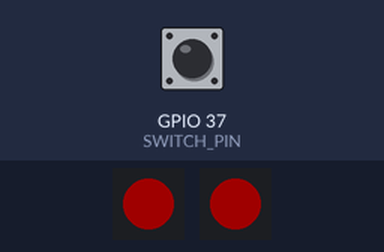
The sketch below on a simulated ESP32-S3. Parts: 2 × 1 RGB LEDs in strip order, left to right. The inputs (shaded band) are chosen by the test bench; at power-on: GPIO 37 (SWITCH_PIN) HIGH. Dim RGB values are drawn brighter than linear.

Above: at 0.11 s.
At 0.55 s:
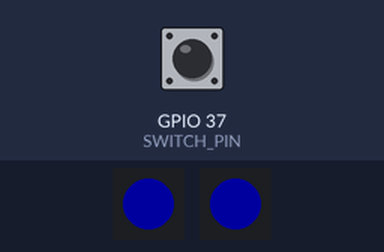
At 0.9 s:
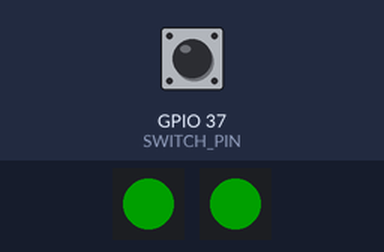
Timing chart, 0 to 2.4 s (numbered marks = the images above):
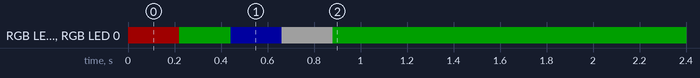

The sketch:

InfiniteTap_HardwareTest.ino
```cpp
#include <Adafruit_NeoPixel.h>

// -----------------------------------------------------------------------------
// InfiniteTap hardware input test
// - Target board: ESP32-S3
// - External switch input: GPIO 37
// - Onboard RGB LED candidates: GPIO 48 / GPIO 38
// - Boot identify: red -> green -> blue -> white
// - Released: green
// - Pressed to GND: red
// -----------------------------------------------------------------------------

static const uint8_t SWITCH_PIN = 37;
static const uint8_t NUM_LEDS = 1;
static const uint8_t LED_BRIGHTNESS = 32;
static const unsigned long DEBOUNCE_MS = 20;
static const unsigned long BOOT_STEP_MS = 220;

Adafruit_NeoPixel strip48(NUM_LEDS, 48, NEO_GRB + NEO_KHZ800);
Adafruit_NeoPixel strip38(NUM_LEDS, 38, NEO_GRB + NEO_KHZ800);

bool rawSwitchState = HIGH;
bool stableSwitchState = HIGH;
unsigned long switchDebounceStart = 0;
unsigned long bootStartedAt = 0;

void setColor(uint8_t r, uint8_t g, uint8_t b) {
  static uint8_t lastR = 255;
  static uint8_t lastG = 255;
  static uint8_t lastB = 255;

  if (r == lastR && g == lastG && b == lastB) {
    return;
  }

  lastR = r;
  lastG = g;
  lastB = b;
  uint32_t color48 = strip48.Color(r, g, b);
  uint32_t color38 = strip38.Color(r, g, b);
  strip48.setPixelColor(0, color48);
  strip38.setPixelColor(0, color38);
  strip48.show();
  strip38.show();
}

void updateLedFromState(unsigned long now) {
  unsigned long bootElapsed = now - bootStartedAt;

  if (bootElapsed < BOOT_STEP_MS) {
    setColor(255, 0, 0);
    return;
  }

  if (bootElapsed < (BOOT_STEP_MS * 2)) {
    setColor(0, 255, 0);
    return;
  }

  if (bootElapsed < (BOOT_STEP_MS * 3)) {
    setColor(0, 0, 255);
    return;
  }

  if (bootElapsed < (BOOT_STEP_MS * 4)) {
    setColor(255, 255, 255);
    return;
  }

  if (stableSwitchState == LOW) {
    setColor(255, 0, 0);
  } else {
    setColor(0, 255, 0);
  }
}

void setup() {
  strip48.begin();
  strip38.begin();
  strip48.setBrightness(LED_BRIGHTNESS);
  strip38.setBrightness(LED_BRIGHTNESS);
  setColor(0, 0, 0);

  pinMode(SWITCH_PIN, INPUT_PULLUP);

  rawSwitchState = digitalRead(SWITCH_PIN);
  stableSwitchState = rawSwitchState;
  switchDebounceStart = millis();
  bootStartedAt = switchDebounceStart;
}

void loop() {
  unsigned long now = millis();
  bool currentRawState = digitalRead(SWITCH_PIN);

  if (currentRawState != rawSwitchState) {
    rawSwitchState = currentRawState;
    switchDebounceStart = now;
  }

  if ((now - switchDebounceStart) >= DEBOUNCE_MS && stableSwitchState != rawSwitchState) {
    stableSwitchState = rawSwitchState;
  }

  updateLedFromState(now);
}
```

Measured:
- by itself, RGB LED 0, RGB LED 0: off → RGB(32, 0, 0) at 0.00 s, → RGB(0, 32, 0) 0.22 s later, → RGB(0, 0, 32) 0.22 s later, → RGB(32, 32, 32) 0.22 s later, … (5 changes in this stretch)
